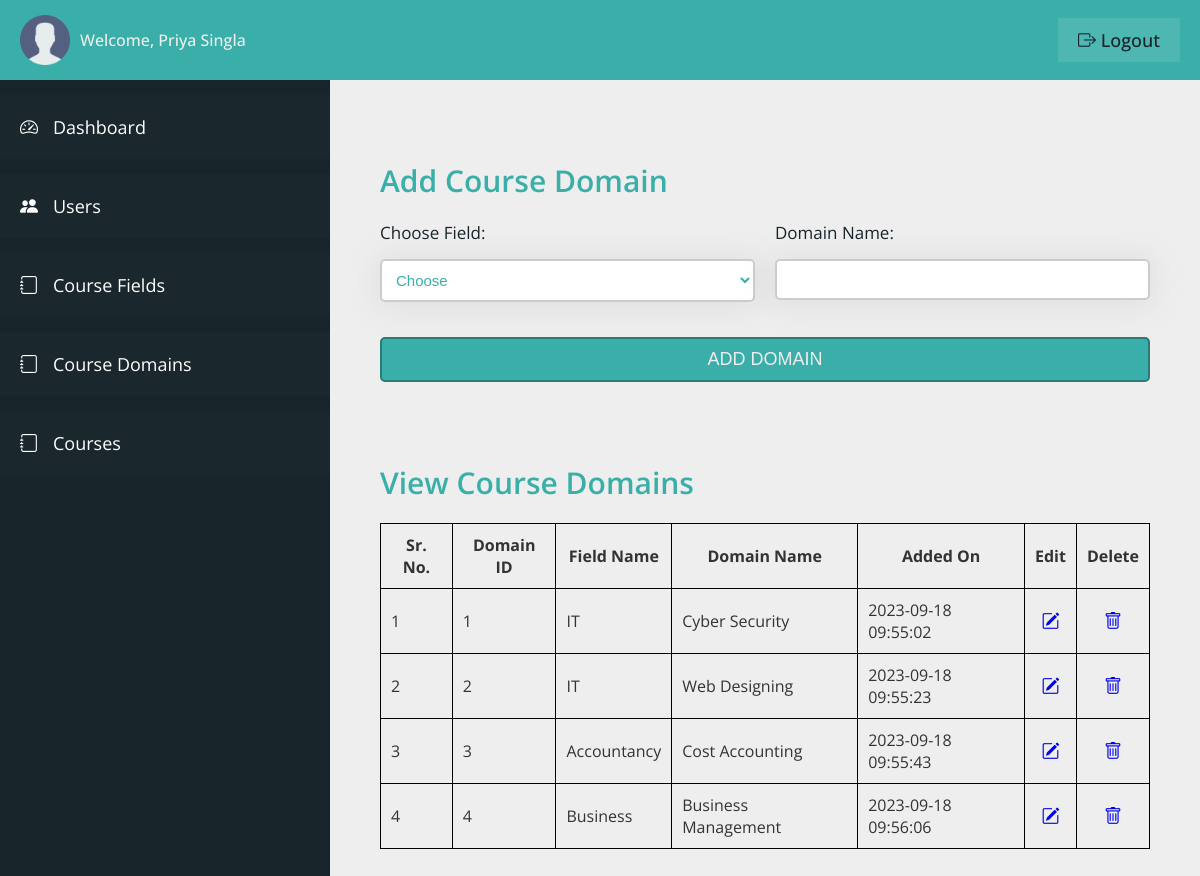
Page /admin/course-domains.php (signed in) on the earlier database version.
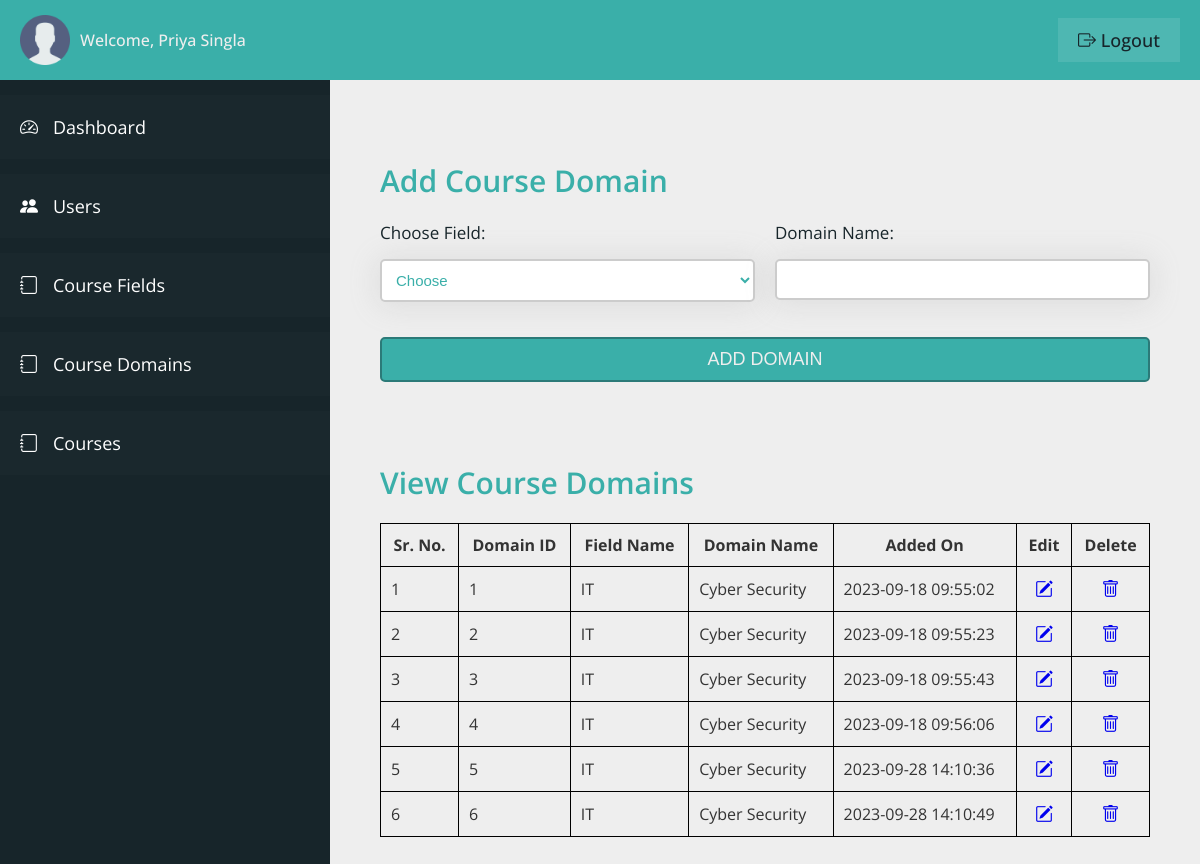
Same page on the later database version.
### tables this page shows
CREATE TABLE `admin_table` (
  `admin_id` int(11) NOT NULL,
  `admin_first_name` varchar(100) NOT NULL,
  `admin_last_name` varchar(100) NOT NULL,
  `admin_email` varchar(100) NOT NULL,
  `admin_password` varchar(100) NOT NULL
);

CREATE TABLE `course_domain` (
  `domain_id` int(11) NOT NULL,
  `domain_field` varchar(100) NOT NULL,
  `domain_name` varchar(100) NOT NULL,
  `added_on` datetime NOT NULL DEFAULT current_timestamp()
);

### admin/course-domains.php (the view, shortened to what this page needs)
<?php
include "../connection.php";
?>
<!DOCTYPE html>
<html lang="en">
<head>
    <link rel="stylesheet" href="css/style.css">
    <link rel="stylesheet" href="https://cdn.jsdelivr.net/npm/bootstrap-icons@1.11.0/font/bootstrap-icons.css">
</head>
<body>
    <div class="container">
        <header class="header">
            <div class="header__left">
                <img src="../img/user.png" class="admin__header-user" alt="Admin">
                <span class="header__admin-name">Welcome,
                    <?php
                    $q = "SELECT * FROM admin_table WHERE admin_id = '" . $_SESSION['adminIdVce'] . "'";
                    $r = mysqli_query($con, $q);
                    if (mysqli_num_rows($r) > 0) {
                        $row = mysqli_fetch_array($r);
                        echo $row['admin_first_name'] . ' ' . $row['admin_last_name'];
                    }
                    ?>
                </span>
            </div>
            <div class="header__right">
                <a href="logout.php" class="header__admin-logout"><i class="bi bi-box-arrow-right"></i> logout</a>
            </div>
        </header>
        <section class="sidebar">
            <ul class="sidebar__items">
                <a href="dashboard.php" class="sidebar__item-link">
                    <li class="sidebar__item">
                        <i class="bi bi-speedometer2"></i>
                        <span>Dashboard</span>
                    </li>
                </a>
                <a href="users.php" class="sidebar__item-link">
                    <li class="sidebar__item">
                        <i class="bi bi-people-fill"></i>
                        <span>Users</span>
                    </li>
                </a>
                <a href="course-fields.php" class="sidebar__item-link">
                    <li class="sidebar__item">
                        <i class="bi bi-journal"></i>
                        <span>Course Fields</span>
                    </li>
                </a>
                <a href="course-domains.php" class="sidebar__item-link">
                    <li class="sidebar__item">
                        <i class="bi bi-journal"></i>
                        <span>Course Domains</span>
                    </li>
                </a>
                <a href="courses.php" class="sidebar__item-link">
                    <li class="sidebar__item">
                        <i class="bi bi-journal"></i>
                        <span>Courses</span>
                    </li>
                </a>
            </ul>
        </section>
        <main class="main__content">
            <div class="login-container-2">
                <form action="<?php echo htmlspecialchars($_SERVER['PHP_SELF']) ?>" method="post" class="login__form">
                    <h3 class="heading-3">Add Course Domain</h3>
                    <div class="input">
                        <label class="label__text">Choose Field:</label>
                        <select name="f_name" class="input__box" required>
                            <option selected disabled hidden>Choose</option>
                        </select>
                    </div>
                    <div class="input">
                        <label class="label__text">Domain Name:</label>
                        <input type="text" class="input__box" name="d_name" required>
                    </div>
                    <div class="input input__btn">
                        <input type="submit" value="Add Domain" class="btn" name="add_domain">
                    </div>
                </form>
            </div>
            <div class="view__container">
                <h3 class="heading-3">View Course Domains</h3>
                <div class="table__container">
                    <table class="table">
                        <thead>
                            <th>Sr. No.</th>
                            <th>Domain ID</th>
                            <th>Field Name</th>
                            <th>Domain Name</th>
                            <th>Added On</th>
                            <th>Edit</th>
                            <th>Delete</th>
                        </thead>
                        <tbody>
                            <?php
                            $q1 = "Select * from course_domain";
                            $r1 = mysqli_query($con, $q1);
                            $count = 1;
                            while ($row1 = mysqli_fetch_array($r1)) { ?>
                                <tr>
                                    <td><?php echo $count; ?></td>
                                    <td><?php echo $row1['domain_id']; ?></td>
                                    <td><?php echo $row1['domain_field']; ?></td>
                                    <td><?php echo $row1['domain_name']; ?></td>
                                    <td><?php echo $row1['added_on']; ?></td>
                                    <td style="text-align: center;font-size:1.8rem;">
                                        <a href="course-domains-edit.php?did=<?php echo $row1['domain_id']; ?>">
                                            <i class="bi bi-pencil-square"></i>
                                        </a>
                                    </td>
                                    <td style="text-align: center;font-size:1.8rem;">
                                        <a onclick="return confirm('Are you sure you want to delete this item?');" href="course-domains-delete.php?did=<?php echo $row1['domain_id']; ?>">
                                            <i class="bi bi-trash"></i>
                                        </a>
                                    </td>
                                </tr>
                            <?php
                                $count++;
                            }
                            ?>
                        </tbody>
                    </table>
                </div>
            </div>
        </main>
    </div>
</body>
</html>

### admin/css/style.css (style rules this page uses)
:root { --color-primary: #3aafa9; --color-primary-dark: #2b7a78; --color-primary-light: #def2f1; --color-secondary: #17252a; --color-secondary-dark: #101a1d; --color-secondary-light: #377084; --color-grey-light-1: #999; --color-grey-light-2: #ccc; --color-grey-light-3: #eee; --color-grey-dark-1: #242424; --color-grey-dark-2: #333; --color-grey-dark-3: #474747; --color-white: #fff; --font-default: "Open Sans", sans-serif; }
*, *::before, *::after { margin: 0; padding: 0; box-sizing: inherit; }
html { font-size: 62.5%; box-sizing: border-box; }
body { color: var(--color-grey-dark-2); font-family: var(--font-default); }
.container { height: 100vh; display: grid; grid-template-columns: 33rem 1fr; grid-template-rows: 8rem calc(100vh - 8rem); }
.header { grid-column: 1 / -1; background-color: var(--color-primary); display: flex; align-items: center; justify-content: space-between; padding: 0 2rem; }
.header__left { display: flex; align-items: center; gap: 1rem; }
.admin__header-user { width: 5rem; }
.header__admin-name { font-size: 1.6rem; color: var(--color-grey-light-3); font-weight: 500; }
.header__admin-logout:link, .header__admin-logout:visited { font-size: 1.8rem; color: var(--color-secondary); background-color: rgba(255, 255, 255, 0.1); text-decoration: none; text-transform: capitalize; font-weight: 500; padding: 1rem 2rem; transition: all 0.2s; }
.sidebar { background-color: var(--color-secondary); overflow-y: scroll; padding-top: 1.5rem; scroll-behavior: smooth; }
.sidebar__item { padding: 2rem; background-color: rgba(255, 255, 255, 0.01); margin-bottom: 1.5rem; display: flex; gap: 1.5rem; transition: all 0.2s; }
.sidebar__item-link:link, .sidebar__item-link:visited { color: var(--color-white); text-decoration: none; font-size: 1.8rem; }
.main__content { background-color: var(--color-grey-light-3); padding: 8rem 5rem; overflow-y: scroll; scroll-behavior: smooth; }
.login__form { display: grid; grid-template-columns: repeat(2, 1fr); grid-column-gap: 2rem; }
.heading-3 { font-size: 3rem; font-weight: 600; color: var(--color-primary); margin-bottom: 2rem; grid-column: 1 / -1; }
.input__btn { grid-column: 1 / -1; }
.input { display: flex; flex-direction: column; gap: 1.5rem; }
.label__text { font-size: 1.7rem; font-weight: 400; color: var(--color-secondary); }
.input__box { padding: 1rem; border: 2px solid var(--color-grey-light-2); border-radius: 5px; background-color: var(--color-white); color: var(--color-primary); box-shadow: 0px 0.2rem 3rem 0.2rem rgba(156, 156, 156, 0.2); font-size: 1.5rem; margin-bottom: 2rem; }
.btn { padding: 1rem; font-size: 1.8rem; text-transform: uppercase; font-weight: 500; margin-top: 1.5rem; background-color: var(--color-primary); border: 2px solid var(--color-primary-dark); color: var(--color-grey-light-3); border-radius: 5px; cursor: pointer; }
.view__container { margin-top: 8rem; }
.table { border-collapse: collapse; font-size: 1.6rem; width: 100%; }
th, td { border: 1px solid #000; padding: 1rem; }

Differences in the rows shown:
changed course_domain id 2: domain_name "Web Designing" → "Cyber Security"
changed course_domain id 3: domain_field "Accountancy" → "IT"; domain_name "Cost Accounting" → "Cyber Security"
changed course_domain id 4: domain_field "Business" → "IT"; domain_name "Business Management" → "Cyber Security"
added course_domain: domain_id "5", domain_field "IT", domain_name "Cyber Security", added_on "2023-09-28 14:10:36"
added course_domain: domain_id "6", domain_field "IT", domain_name "Cyber Security", added_on "2023-09-28 14:10:49"
